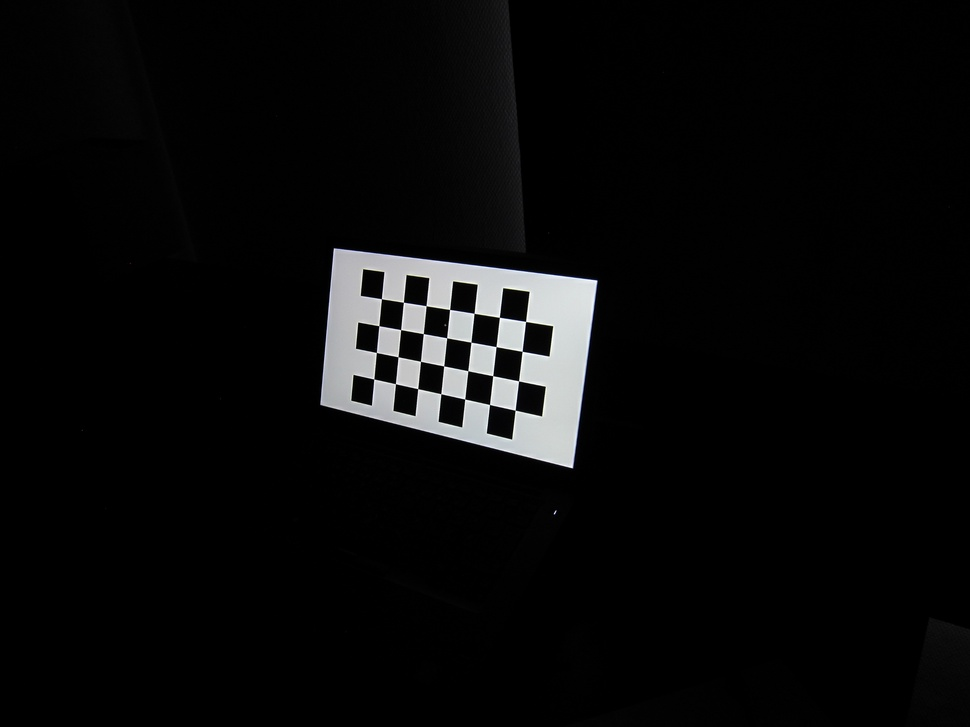
#> input picture Øving 5/data/calibration/image000.jpg, 970 x 727 px, shrunk from 2816 x 2112 before the run; its folder holds only this picture in this run
$ python calibrate_camera.py
#> lines starting #> are read from the running program, lines starting #| are printed output that depends on the picture
#
# The code in this script is largely copied from the official tutorial
# https://docs.opencv.org/4.x/dc/dbb/tutorial_py_calibration.html
#
# Please read the tutorial for explanations of the OpenCV functions.

import numpy as np
import cv2 as cv
import glob
from os.path import join, basename, realpath, dirname, exists, splitext

# This string should point to the folder containing the images
# used for calibration. The same folder will hold the output.
# "*.jpg" means that any file with a .jpg extension is used
image_path_pattern = 'data/calibration/*.jpg'
output_folder = dirname(image_path_pattern)

#
# TASK: Specify these
#
board_size = (4, 7)  # Number of internal corners of the checkerboard (see tutorial)
square_size = 30 # Real world length of the sides of the squares

#
# Tip:
# You can pass flags to calibrateCameraExtended to specify what distortion
# coefficients to estimate. See https://docs.opencv.org/4.x/d9/d0c/group__calib3d.html#ga3207604e4b1a1758aa66acb6ed5aa65d
# Below are two examples of flags that may be interesting to try.
#
calibrate_flags = 0 # Use default settings (three radial and two tangential)
# calibrate_flags = cv.CALIB_ZERO_TANGENT_DIST|cv.CALIB_FIX_K3 # Disable tangential distortion and third radial distortion coefficient

# Flags to findChessboardCorners that improve performance
detect_flags = cv.CALIB_CB_ADAPTIVE_THRESH + cv.CALIB_CB_NORMALIZE_IMAGE + cv.CALIB_CB_FAST_CHECK

# Termination criteria for cornerSubPix routine
subpix_criteria = (cv.TERM_CRITERIA_EPS + cv.TERM_CRITERIA_MAX_ITER, 30, 0.001)

#
# Detect checkerboard points
#
# Note: This first tries to use existing checkerboard detections,
# if present in the output folder. You can delete the 'u_all.npy'
# file to force the script to re-detect all the corners.
#
if exists(join(output_folder, 'u_all.npy')):
    u_all = np.load(join(output_folder, 'u_all.npy'))
    X_all = np.load(join(output_folder, 'X_all.npy'))
    image_size = np.loadtxt(join(output_folder, 'image_size.txt')).astype(np.int32)
    print('Using previous checkerboard detection results.')
else:
    X_board = np.zeros((board_size[0]*board_size[1], 3), np.float32)
    X_board[:,:2] = square_size*np.mgrid[0:board_size[0], 0:board_size[1]].T.reshape(-1, 2)
    X_all = []
    u_all = []
    image_size = None
    image_paths = glob.glob(image_path_pattern)
    for image_path in sorted(image_paths):
        print('%s...' % basename(image_path), end='')

        I = cv.imread(image_path, cv.IMREAD_GRAYSCALE)
#> I: shape (727, 970); min 0, max 255, mean 10.3
        if not image_size:
            image_size = I.shape
#> image_size = (727, 970)
        elif I.shape != image_size:
            print('Image size is not identical for all images.')
            print('Check image "%s" against the other images.' % basename(image_path))
            quit()

        ok, u = cv.findChessboardCorners(I, (board_size[0],board_size[1]), detect_flags)
#> ok = True; u = 28 rows, first 8: [373.7, 379], [376.3, 352.4], [378.8, 325.7], [381.4, 298.7], [395.5, 383.7], [398, 356.8], [400.6, 329.6], [403.4, 302.2]
        if ok:
            print('detected all %d checkerboard corners.' % len(u))
#| detected all 28 checkerboard corners.
            X_all.append(X_board)
            u = cv.cornerSubPix(I, u, (11,11), (-1,-1), subpix_criteria)
#> u = 28 rows, first 8: [373.8, 379], [376.3, 352.5], [378.8, 325.7], [381.4, 298.7], [395.4, 383.7], [398.1, 356.8], [400.7, 329.6], [403.4, 302.3]
            u_all.append(u)
        else:
            print('failed to detect checkerboard corners, skipping.')

    np.savetxt(join(output_folder, 'image_size.txt'), image_size)
    np.save(join(output_folder, 'u_all.npy'), u_all) # Detected checkerboard corner locations
    np.save(join(output_folder, 'X_all.npy'), X_all) # Corresponding 3D pattern coordinates

print('Calibrating. This may take a minute or two...', end='')
results = cv.calibrateCameraExtended(X_all, u_all, image_size, None, None, flags=calibrate_flags)
#> results = 8 items
print('Done!')
# ret, mtx, dist, lok, bok=results

ok, K, dc, rvecs, tvecs, std_int, std_ext, per_view_errors = results
#> ok = 0.0553; K = [[4432.3, 0, 363.3], [0, 1519, 497.5], [0, 0, 1]]; dc = [[0.17, -9.16, 0.00523, 0.00341, 147.3]]; rvecs = ([-0.824, 1.12, -1.14],); tvecs = ([4, -132.9, 1701.6],); std_int = 18 values, max 332.6 at index 2, min 0 at index 9, mean 32.06; std_ext = [0.0359, 0.088, 0.0598, 127.6, 118.6, 36.82]; per_view_errors = [0.0553]

mean_errors = []
for i in range(len(X_all)):
    u_hat, _ = cv.projectPoints(X_all[i], rvecs[i], tvecs[i], K, dc)
    vector_errors = (u_hat - u_all[i])[:,0,:] # the indexing here is because OpenCV likes to add extra dimensions.
    scalar_errors = np.linalg.norm(vector_errors, axis=1)
    mean_errors.append(np.mean(scalar_errors))
#> this loop made 1 pass
#> after the loop, mean_errors = [0.0515]

np.savetxt(join(output_folder, 'K.txt'), K) # Intrinsic matrix (3x3)
np.savetxt(join(output_folder, 'dc.txt'), dc) # Distortion coefficients
np.savetxt(join(output_folder, 'mean_errors.txt'), mean_errors)
np.savetxt(join(output_folder, 'std_int.txt'), std_int) # Standard deviations of intrinsics (entries in K and distortion coefficients)
print('Calibration data is saved in the folder "%s"' % realpath(output_folder))

# [16 lines of commented-out code are left out]


def sampleCoeff(dc_mean_1x5, std_dc_5):
    dc_mean = np.asarray(dc_mean_1x5, dtype=float).reshape(1, 5)
    std_dc  = np.asarray(3*std_dc_5, dtype=float).reshape(1, 5)
    return np.random.normal(loc=dc_mean, scale=std_dc)


folder = "data"
img_path = join(folder, f"sample_image.jpg")  # change
img = cv.imread(img_path)
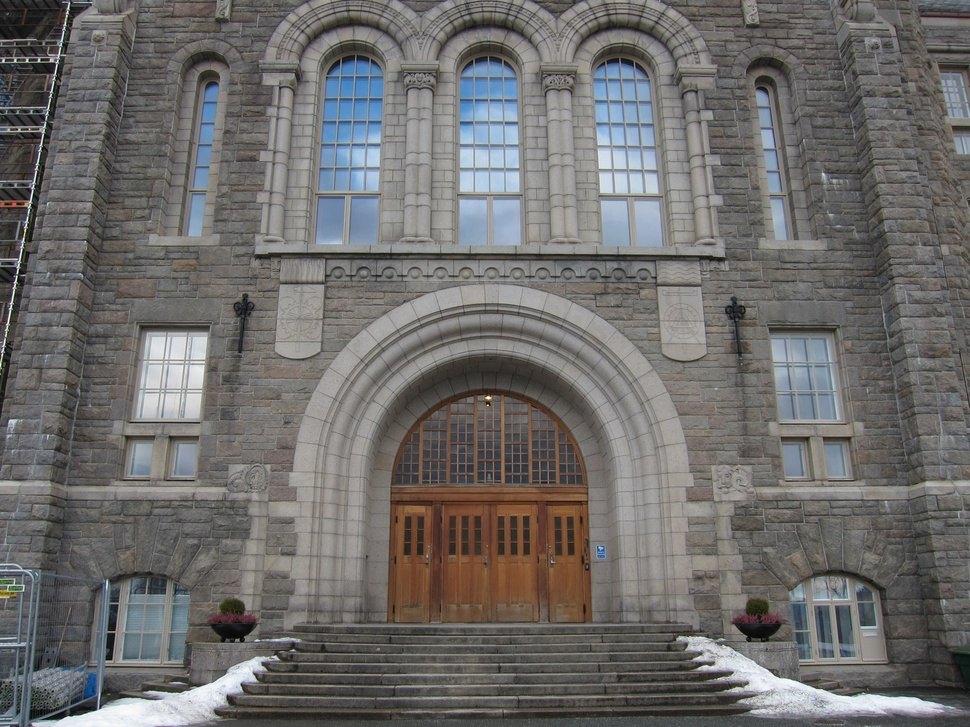
#> input picture Øving 5/data/sample_image.jpg, 970 x 727 px, shrunk from 2816 x 2112 before the run, found by its file name
#> img is the input picture: shape (727, 970, 3); mean B, G, R 107, 108.4, 110.1
h,  w = img.shape[:2]
#> h = 727; w = 970
newcameramtx, roi = cv.getOptimalNewCameraMatrix(K, dc, (w,h), 0, (w,h))
#> newcameramtx = [[4826.1, 0, 370.7], [0, 1620.3, 483.6], [0, 0, 1]]; roi = (0, 0, 969, 726)

for i in range(10):
    dc1=sampleCoeff(dc, std_int[4:9])

    # undistort
    dst = cv.undistort(img, K, dc1, None, newcameramtx)

    # crop the image
    x, y, w, h = roi
    dst = dst[y:y+h, x:x+w]
    cv.imwrite(f'calibration_result_img0{53}_r_{i}.png', dst)
#> this loop made 10 passes
#> dc1 on passes 1 to 10: [[3.73, 3.47, 0.122, 0.108, 560.1]], [[-1.8, 20.84, -0.0128, -0.00142, 238.1]], [[0.461, 36.75, 0.0961, 0.00911, 245.4]], [[0.844, 38.01, -0.0193, 0.0181, -41.48]], [[-4.99, 11.48, 0.108, -0.0313, 649.1]], [[-2.77, -7.71, -0.0171, 0.0752, 472.1]], [[0.483, 2.78, -0.101, -0.0893, 70.41]], [[0.486, 29.68, 0.149, -0.0147, 80.49]], [[-1.95, -53.99, -0.198, 0.0948, 34.66]], [[-0.715, -48.71, 0.098, -0.0721, 100.3]]
#> pass 1, `dst = cv.undistort(img, K, dc1, None, newcameramtx)`:
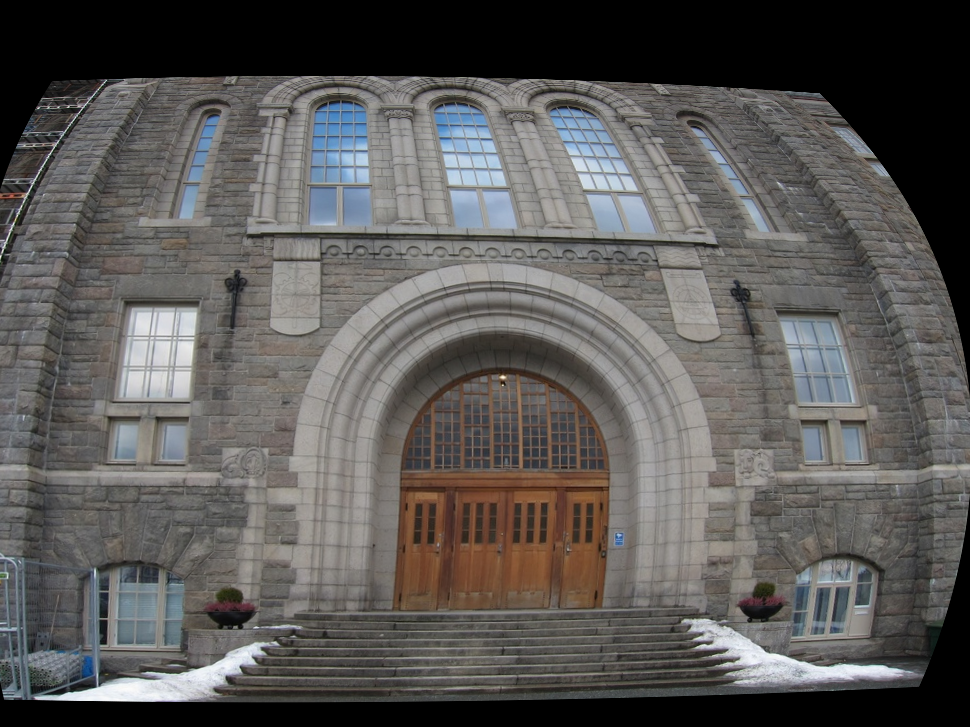
#> dst: shape (727, 970, 3); mean B, G, R 86.9, 88.7, 90.7
#> pass 2, `dst = cv.undistort(img, K, dc1, None, newcameramtx)`:
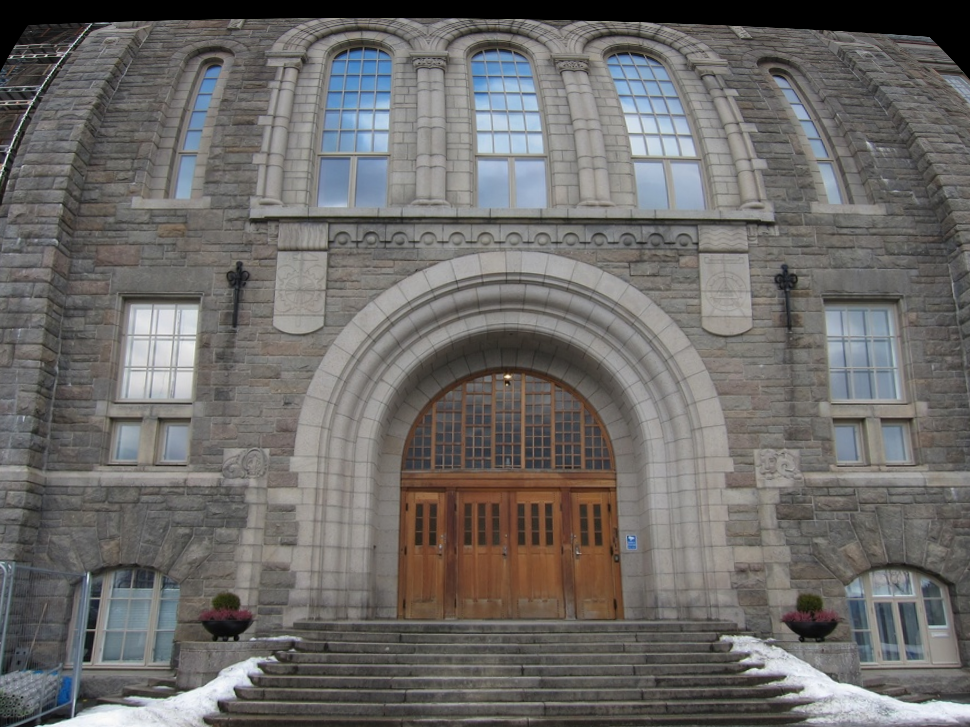
#> dst: shape (727, 970, 3); mean B, G, R 104.7, 106.6, 108.7
